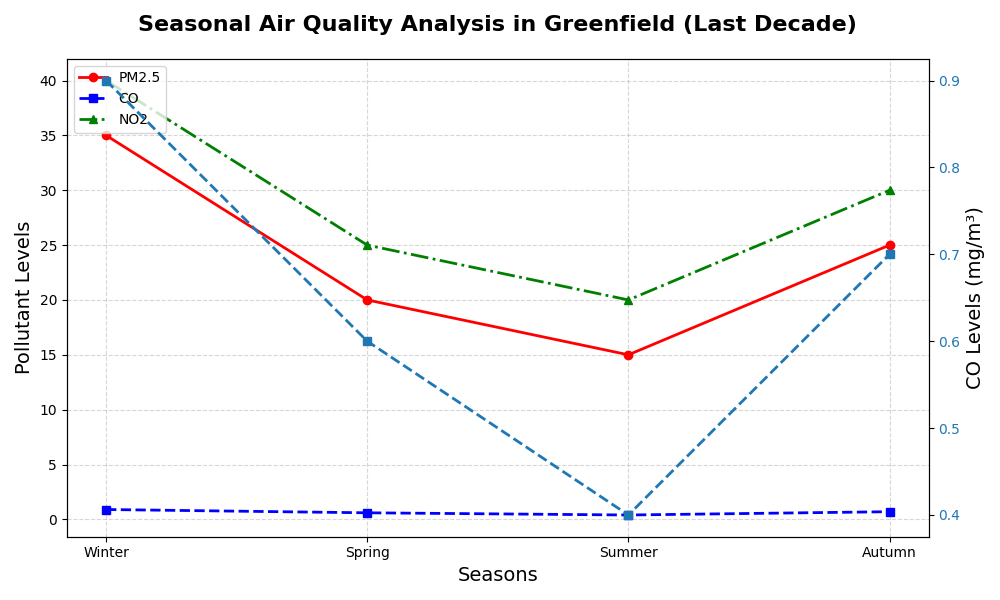

Here is the Python script that generated this plot:
import matplotlib.pyplot as plt
import numpy as np

# Backstory:
# During the past decade, a community-driven initiative has been monitoring local air quality in the fictional city of Greenfield. 
# Their aim is to analyze the levels of major air pollutants (PM2.5, CO, and NO2) across different seasons to understand the impact of various activities on air quality.

# Data for pollutants (Particulate Matter: PM2.5, Carbon Monoxide: CO, Nitrogen Dioxide: NO2) over four seasons
seasons = np.array(['Winter', 'Spring', 'Summer', 'Autumn'])

# PM2.5 levels in micrograms per cubic meter
pm25_levels = np.array([35, 20, 15, 25])

# CO levels in milligrams per cubic meter
co_levels = np.array([0.9, 0.6, 0.4, 0.7])

# NO2 levels in micrograms per cubic meter
no2_levels = np.array([40, 25, 20, 30])

# Creating the plot
fig, ax = plt.subplots(figsize=(10, 6))

# Plot the data for each pollutant
ax.plot(seasons, pm25_levels, marker='o', linestyle='-', color='red', linewidth=2, label='PM2.5')
ax.plot(seasons, co_levels, marker='s', linestyle='--', color='blue', linewidth=2, label='CO')
ax.plot(seasons, no2_levels, marker='^', linestyle='-.', color='green', linewidth=2, label='NO2')

# Title and labels
ax.set_title("Seasonal Air Quality Analysis in Greenfield (Last Decade)", fontsize=16, fontweight='bold', pad=20)
ax.set_xlabel("Seasons", fontsize=14)
ax.set_ylabel("Pollutant Levels", fontsize=14)

# Adding a secondary y-axis for CO levels due to different units
ax_right = ax.twinx()
ax_right.set_ylabel("CO Levels (mg/m³)", fontsize=14)

# Ensuring the secondary y-axis corresponds to CO levels
color = 'tab:blue'
ax_right.plot(seasons, co_levels, marker='s', linestyle='--', color=color, linewidth=2)
ax_right.tick_params(axis='y', labelcolor=color)

# Adding legends and their positions
ax.legend(loc='upper left', fontsize='medium')

# Grid and layout adjustments
ax.grid(True, linestyle='--', alpha=0.5)

# Automatically adjust layout to avoid overlap
plt.tight_layout()

# Display the plot
plt.show()
